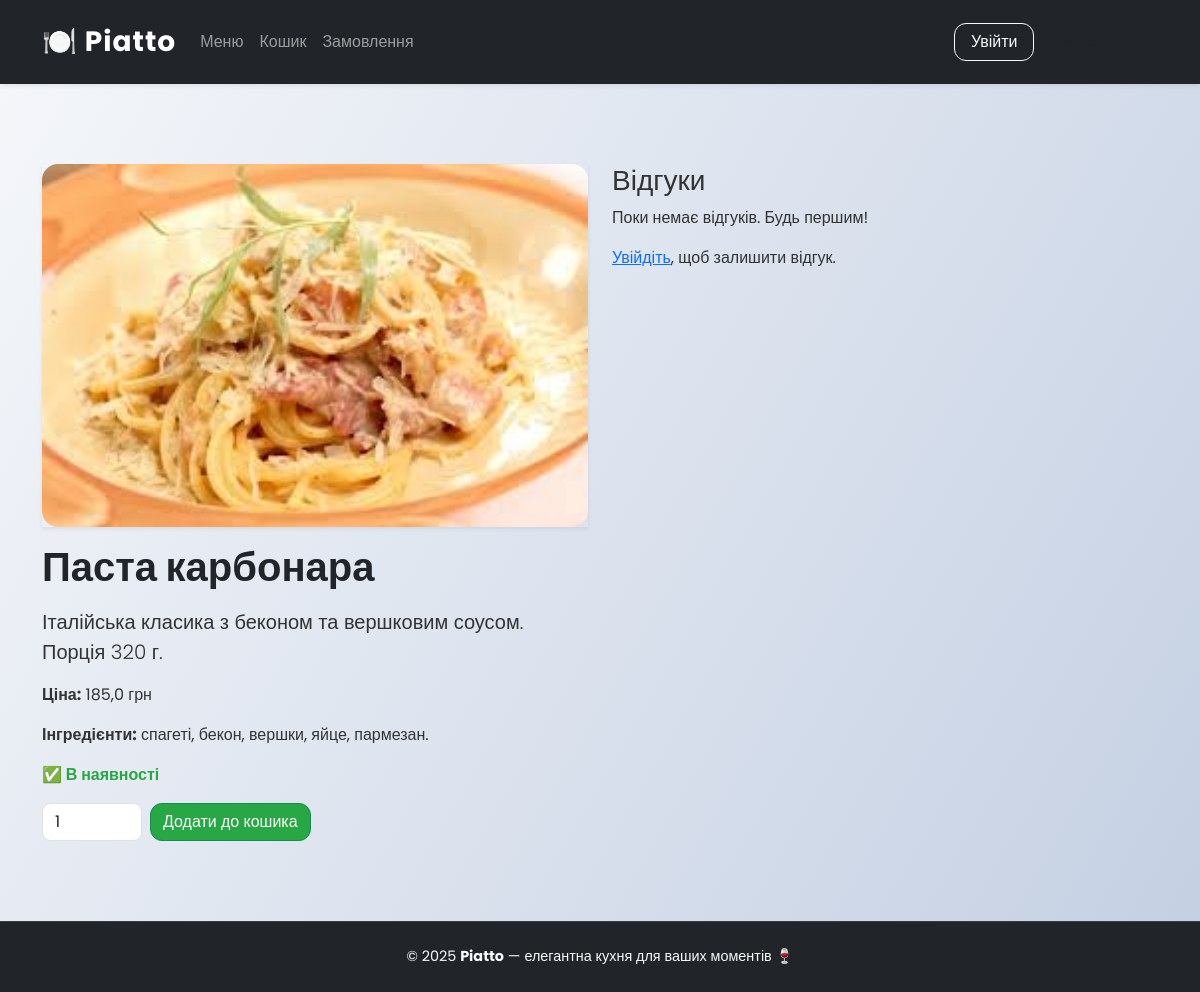
The app's page /menu/dish/6/ with its own data.
### menu/models.py (models this page shows, shortened)
class Dish(models.Model):
    name = models.CharField(max_length=150)
    category = models.ForeignKey(Category, on_delete=models.CASCADE, related_name="dishes")
    description = models.TextField()
    ingredients = models.TextField()
    image = models.ImageField(upload_to="dishes/", blank=True, null=True)
    price = models.FloatField(default=100.00)
    available = models.BooleanField(default=True)

### menu/views.py (the view)
# urls.py: path("dish/<int:id>/", views.dish_detail, name="dish_detail"),
def dish_detail(request, id):
    dish = get_object_or_404(Dish, id=id)
    reviews = dish.reviews.order_by('-updated_at')
    user_review = None
    if request.user.is_authenticated:
        user_review = Review.objects.filter(dish=dish, user=request.user).first()
    return render(request, "menu/dish_detail.html", {"dish": dish, "reviews": reviews, "user_review": user_review})

### templates/menu/dish_detail.html (shortened to what this page needs)
{% extends 'base.html' %}
{% block content %}
<div class="container my-5">
  <div class="row g-4">
    <div class="col-md-6">
      {% if dish.image %}
      <div class="img-frame shadow-sm mb-3">
        <img src="{{ dish.image.url }}" alt="{{ dish.name }}">
      </div>
      {% endif %}
      <h1 class="fw-bold">{{ dish.name }}</h1>
      <p class="lead">{{ dish.description }}</p>
      <p><b>Ціна:</b> {{ dish.price }} грн</p>
      <p><b>Інгредієнти:</b> {{ dish.ingredients }}</p>
      {% if dish.available %}
        <p class="text-success fw-semibold">✅ В наявності</p>
      {% else %}
        <p class="text-danger fw-semibold">❌ Немає в наявності</p>
      {% endif %}
      <form method="post" action="{% url 'cart:add_to_cart' dish.id %}" class="d-flex gap-2 mt-3">
        <input type="number" name="quantity" id="quantity" value="1" min="1" class="form-control" style="width: 100px;">
        <button type="submit" class="btn btn-success">Додати до кошика</button>
      </form>
    </div>
    <div class="col-md-6">
      <h3>Відгуки</h3>
      {% if reviews %}
        <ul class="list-group mb-3">
          {% for review in reviews %}
          <li class="list-group-item">
            <strong>{{ review.user.username }}</strong> ⭐ {{ review.rating }}/5
            <p>{{ review.comment }}</p>
            <small>
              Створено: {{ review.created_at|date:"d.m.Y H:i" }}
              {% if review.updated_at != review.created_at %}
                (оновлено: {{ review.updated_at|date:"d.m.Y H:i" }})
              {% endif %}
            </small>
            {% if user.is_staff %}
            <form method="post" action="{% url 'reviews:delete_review' review.id %}" class="mt-1">
              {% csrf_token %}
              <button type="submit" class="btn btn-sm btn-danger">Видалити</button>
            </form>
            {% endif %}
          </li>
          {% endfor %}
        </ul>
      {% else %}
        <p>Поки немає відгуків. Будь першим!</p>
      {% endif %}
      {% if user.is_authenticated %}
      <h4 class="mt-4">{% if user_review %}Оновити свій відгук{% else %}Залишити відгук{% endif %}</h4>
      <form method="post" action="{% url 'reviews:add_review' dish.id %}">
        {% csrf_token %}
        <div class="mb-2">
          <label for="rating" class="form-label">Оцінка:</label>
          <select name="rating" id="rating" class="form-select w-auto">
            {% for i in "12345" %}
            <option value="{{ i }}" {% if user_review and user_review.rating == i|add:"0" %}selected{% endif %}>{{ i }}</option>
            {% endfor %}
          </select>
        </div>
        <div class="mb-2">
          <label for="comment" class="form-label">Коментар:</label>
          <textarea name="comment" id="comment" rows="4" class="form-control">{% if user_review %}{{ user_review.comment }}{% endif %}</textarea>
        </div>
        <button type="submit" class="btn btn-primary">{% if user_review %}Оновити{% else %}Надіслати{% endif %}</button>
      </form>
      {% else %}
      <p><a href="{% url 'register:login' %}">Увійдіть</a>, щоб залишити відгук.</p>
      {% endif %}
    </div>
  </div>
</div>
{% endblock %}

### static/css/style.css (style rules this page uses)
body { font-family: 'Poppins', sans-serif; background: linear-gradient(120deg, #f5f7fa, #c3cfe2); color: #333; min-height: 100vh; display: flex; flex-direction: column; }
.card-img-top, .img-frame img { border-radius: 0.75rem 0.75rem 0 0; object-fit: cover; width: 100%; }
.img-frame img { border-radius: 1rem; max-height: 400px; }
.btn { border-radius: 0.75rem; transition: all 0.2s ease; }
.btn-success { background-color: #28a745; }
.section-title, h2, h1 { font-weight: 700; color: #212529; margin-bottom: 1rem; }
form { margin-bottom: 0; }
input, select, textarea { border-radius: 0.5rem !important; }
.text-success { color: #28a745 !important; }
.container, .card, .table, .form-control { animation: fadeInUp 0.4s ease; }

### records on screen
Dish: image (picture), name "Паста карбонара", description "Італійська класика з беконом та вершковим соусом. Порція 320 г.", price "185,0", ingredients "спагеті, бекон, вершки, яйце, пармезан."
